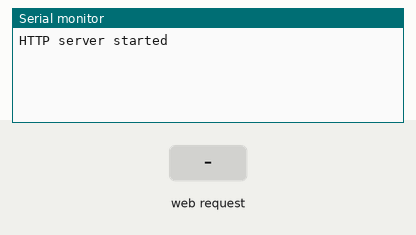
Bench run of a sketch on a simulated ESP32. Shown: the last lines printed to the serial monitor. Inputs (shaded band) come from the test bench.

Above: at 1.3 s.
1.4 s: HTTP request GET / received
At 2.2 s:
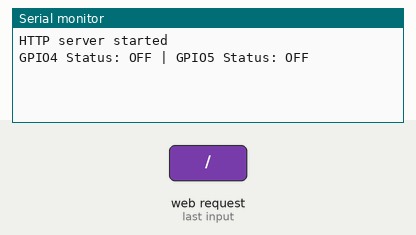
2.9 s: HTTP request GET /led1 received
At 3.4 s:
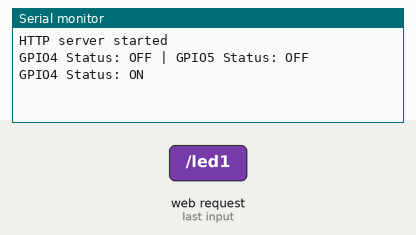

The sketch:

webPageDinamic.ino
```cpp
#include <WiFi.h>
#include <WebServer.h>

/* Put your SSID & Password */
const char* ssid = "Twinbot";  // Enter SSID here
const char* password = "12345678";  //Enter Password here

const int numLeds=3;//número de leds
const String ref="handle_led";
const int pines[]={2,15,4} ;// Los pines que están usando
bool stats[]={false,false,false}; // pongan la misma cantidad de false que pines que están usando
const char* nombres[]={"LED1","LED2","LED3"};

/* Put IP Address details */
IPAddress local_ip(192,168,1,1);
IPAddress gateway(192,168,1,1);
IPAddress subnet(255,255,255,0);

WebServer server(80);

/* Los arreglos de arriba sustituyen estos valores.
 * uint8_t LED1pin = 2;
bool LED1status = LOW;

uint8_t LED2pin = 15;
bool LED2status = LOW;

uint8_t LED3pin = 4;
bool LED3status = LOW;*/

void setup() {
  Serial.begin(115200);
  /*pinMode(LED1pin, OUTPUT);
  pinMode(LED2pin, OUTPUT);
  pinMode(LED3pin, OUTPUT);*/


  WiFi.softAP(ssid, password);
  WiFi.softAPConfig(local_ip, gateway, subnet);
  delay(100);

  server.on("/", handle_OnConnect);
  // Tienen que agregar una linea para cada led que usen y la posi
  server.on("/led1", handle_led1);
  server.on("/led2", handle_led2);
  server.on("/led3", handle_led3);
  server.onNotFound(handle_NotFound);

  server.begin();
  Serial.println("HTTP server started");
}
void loop() {
  server.handleClient();
  /*{digitalWrite(LED1pin, LED1status);}

  {digitalWrite(LED2pin, LED2status);}

  {digitalWrite(LED3pin, LED3status);}*/ // estos son sustituidos por el for siguiente
  for (int i=0;i<numLeds;i++){
    digitalWrite(pines[i],stats[i]);
  }

}

void handle_OnConnect() {
  for (int i=0;i<numLeds;i++){
    digitalWrite(pines[i],0);
  }
  Serial.println("GPIO4 Status: OFF | GPIO5 Status: OFF");
  server.send(200, "text/html", SendHTML());
}

void handle_led1() {
  stats[0] = !stats[0];
  Serial.println("GPIO4 Status: ON");
  server.send(200, "text/html", SendHTML());
}

void handle_led2() {
  stats[1] = !stats[1];
  Serial.println("GPIO4 Status: ON");
  server.send(200, "text/html", SendHTML());
}

void handle_led3() {
  stats[2] = !stats[2];
  Serial.println("GPIO4 Status: ON");
  server.send(200, "text/html", SendHTML());
}


void handle_NotFound(){
  server.send(404, "text/plain", "Not found");
}

String SendHTML(){
  String ptr = "<!DOCTYPE html> <html>\n";
  ptr +="<head><meta name=\"viewport\" content=\"width=device-width, initial-scale=1.0, user-scalable=no\">\n";
  ptr +="<title>LED Control</title>\n";
  ptr +="<style>html { font-family: Helvetica; display: inline-block; margin: 0px auto; text-align: center;}\n";
  ptr +="body{margin-top: 50px;} h1 {color: #444444;margin: 50px auto 30px;} h3 {color: #444444;margin-bottom: 50px;}\n";
  ptr +=".button {display: block;width: 80px;background-color: #3498db;border: none;color: white;padding: 13px 30px;text-decoration: none;font-size: 25px;margin: 0px auto 35px;cursor: pointer;border-radius: 4px;}\n";
  ptr +=".button-on {background-color: #3498db;}\n";
  ptr +=".button-on:active {background-color: #2980b9;}\n";
  ptr +=".button-off {background-color: #34495e;}\n";
  ptr +=".button-off:active {background-color: #2c3e50;}\n";
  ptr +="p {font-size: 14px;color: #888;margin-bottom: 10px;}\n";
  ptr +="</style>\n";
  ptr +="</head>\n";
  ptr +="<body>\n";
  ptr +="<h1>ESP32 Web Server</h1>\n";
  ptr +="<h3>Using Access Point(AP) Mode</h3>\n";
  for(int i=0;i<numLeds;i++){
    if(stats[i])//cambiar "LED"+String(i+1)+"Status" por el nombre que quieran que aparezca en la pagina web.
    {ptr +="<p>"+String(nombres[i])+"Status: ON</p><a class=\"button button-off\" href=\"/led"+String(i+1)+"\">OFF</a>\n";}
    else
    {ptr +="<p>LED"+String(nombres[1])+"Status: OFF</p><a class=\"button button-on\" href=\"/led"+String(i+1)+"\">ON</a>\n";}
  }


  ptr +="</body>\n";
  ptr +="</html>\n";
  return ptr;
}
```

Measured:
- after the input at 1.4 s, the serial monitor: prints a new line at once (image 1)
- after the input at 2.9 s, the serial monitor: prints a new line at once (image 2)
